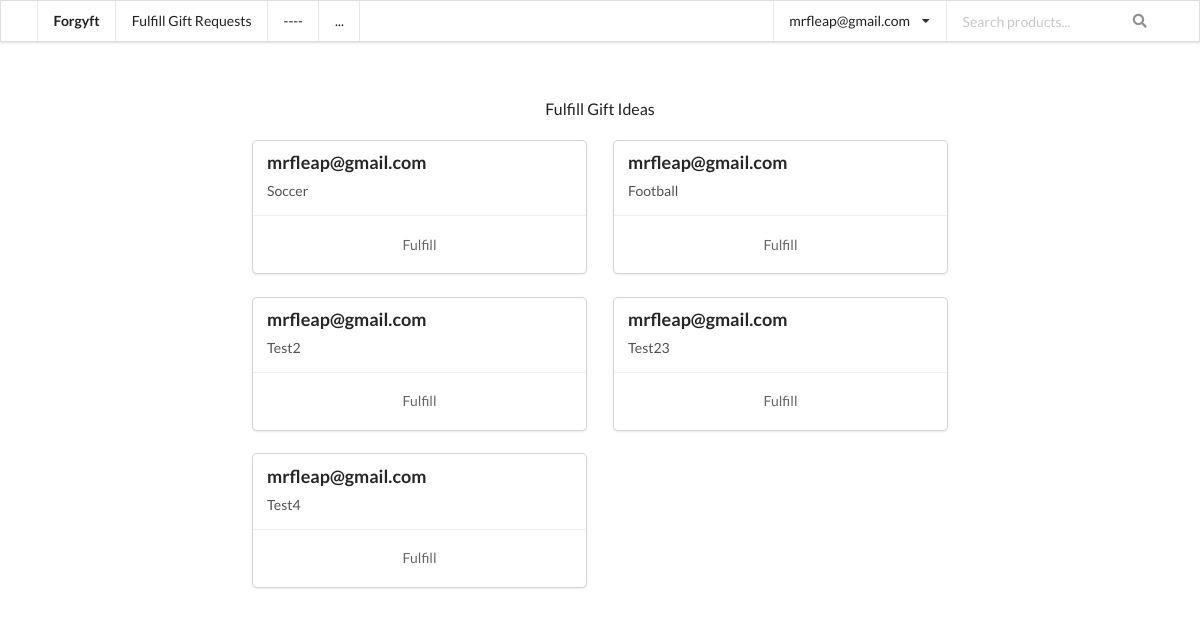
/fulfill/ (signed in), run on the app's committed database.
### forgyftapp/models.py (models this page shows, shortened)
class Slug(OnCreate, models.Model):
	_slug = models.SlugField(max_length=7, blank=True)
	class Meta:
		abstract = True

class User(AbstractUser, Slug):
	email_confirmed = models.BooleanField(default=False)

class OnCreate:
	def onCreate(self):
		pass

class GifteeProfile(models.Model, OnCreate):
	interests = models.TextField()
	user = models.ForeignKey(User, on_delete=models.CASCADE)
	fulfilled = models.BooleanField(default=False)

### forgyftapp/views/basic_views.py (the view)
# urls.py: url(r'^fulfill/?$', basic_views.fulfill, name='fulfill'),
@staff_member_required
def fulfill(request, profile=None):
	if profile:
		giftee_profile = get_object_or_404(GifteeProfile, pk=profile)
		if request.method == "POST":
			form = GiftIdeaForm(request.POST)
			if form.is_valid():
				form.save(user=request.user)
				return redirect("forgyftapp:index")
		else:
			form = GiftIdeaForm()
		return render(request, "fulfill.html", {"giftee_profile": giftee_profile, "form": form})
	else:
		giftee_profiles = GifteeProfile.objects.filter(fulfilled=False)
		return render(request, "fulfill.html", {"giftee_profiles": giftee_profiles})

### forgyftapp/templates/fulfill.html (shortened to what this page needs)
{% extends "base.html" %}
{% block content %}
	<div class="ui three column center stackable grid">
		<div class="three wide column"></div>
		<div class="ten wide column">
			<p style="text-align: center; padding-bottom: 4px; font-size: 16px">Fulfill Gift Ideas</p>
			<div>
				<div style="margin-left:auto;margin-right:auto;">
					<div class="ui two cards">
						{% for giftee_profile in giftee_profiles %}
							<div class="ui fluid card">
								<div class="content">
									<div class="header">
										{{ giftee_profile.user.email }}
									</div>
									<div class="description">
										{{ giftee_profile.interests }}
									</div>
								</div>
								<div class="extra content">
									<div class="ui two buttons">
										<a class="ui basic button" href="{% url "forgyftapp:fulfill" profile=giftee_profile.pk %}">Fulfill</a>
									</div>
								</div>
							</div>
						{% endfor %}
					</div>
				</div>
			</div>
		</div>
		<div class="three wide column"></div>
	</div>
	<div class="ui hidden divider"></div>
{% endblock %}

### forgyftapp/templates/base.html (shortened to what this page needs)
<!DOCTYPE html>
<html lang="en">
<head>
	<link rel="stylesheet" type="text/css" href="{% load static %}{% static "semantic/semantic.min.css" %}">
	<link rel="stylesheet" type="text/css" href="{% load static %}{% static "semantic/components/menu.min.css" %}">
	<link rel="stylesheet" type="text/css" href="{% load static %}{% static "semantic/components/container.min.css" %}">
	<link rel="stylesheet" type="text/css" href="{% load static %}{% static "semantic/components/header.min.css" %}">
	<link rel="stylesheet" type="text/css" href="{% load static %}{% static "semantic/components/form.min.css" %}">
	<link rel="stylesheet" type="text/css" href="{% load static %}{% static "semantic/components/grid.min.css" %}">
	<script src="{% load static %}{% static "jquery-3.3.1.min.js" %}"></script>
</head>
<body>
{% block navbar %}
	<div class="ui fixed top menu">
		<div class="ui container">
			<a class="item" href="/"><b>Forgyft</b></a>
			{% if user.is_staff %}<a class="item" href="{% url "forgyftapp:fulfill" %}">Fulfill Gift Requests</a>{% endif %}
			<a class="item" href="">----</a>
			<a class="item">...</a>
			<div class="right menu">
				{% if not request.user.is_authenticated %}
					<a class="item" href="{% url "forgyftapp:signup" %}">
						Sign up
					</a>
					<a class="item" href="{% url "forgyftapp:login" %}">
						Login
					</a>
				{% else %}
					<div class="ui simple dropdown item">
						{{ request.user.email }}
						<i class="dropdown icon"></i>
					</div>
				{% endif %}
				<div class="ui right aligned category search item">
					<div class="ui transparent icon input">
						<input class="prompt" type="text" placeholder="Search products...">
						<i class="search link icon"></i>
					</div>
				</div>
			</div>
		</div>
	</div>
{% endblock %}
<div class="ui main container">
	{% block content %}
	{% endblock %}
</div>
<script src="{% load static %}{% static "semantic/semantic.min.js" %}"></script>
<script src="{% load static %}{% static "semantic/components/site.min.js" %}"></script>
<script src="{% load static %}{% static "semantic/components/form.min.js" %}"></script>
</body>
</html>

### forgyftapp/templates/base.html (style rules this page uses)
html, body { height: auto; }
.main.container { margin-top: 7em; }

### data on the page
User: user.email "mrfleap@gmail.com"
GifteeProfile: user.email "mrfleap@gmail.com", interests "Soccer"
GifteeProfile: user.email "mrfleap@gmail.com", interests "Football"
GifteeProfile: user.email "mrfleap@gmail.com", interests "Test2"
GifteeProfile: user.email "mrfleap@gmail.com", interests "Test23"
GifteeProfile: user.email "mrfleap@gmail.com", interests "Test4"
